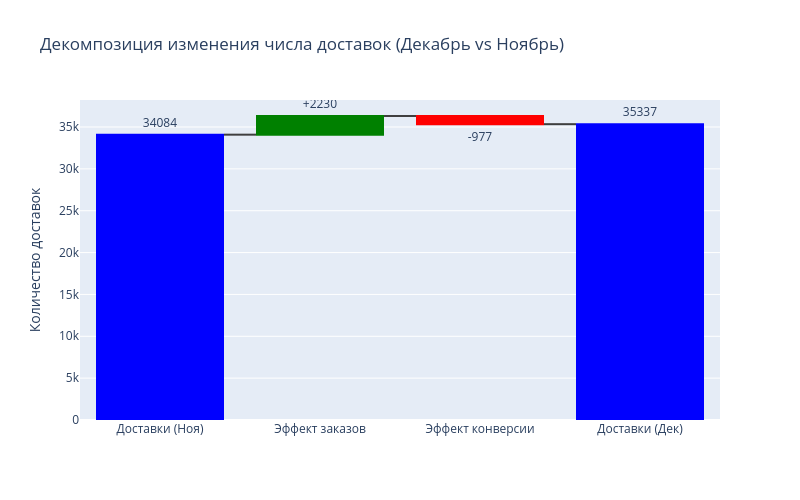

This figure's notebook cell:
### Markdown cell above
#### 8. Влияние на бизнес-результат — 3 балла
Примените один из методов декомпозиции из разобранных в первом семинаре, чтобы оценить вклад изменения конверсии и числа заказов в изменение числа доставок в декабре относительно ноября (MoM анализ).    

Постройте waterfall диаграмму.

Выпишите дни, которые внесли наибольший вклад в падение среднемесячной конверсии декабря относительно ноября. Пересекаются ли эти даты с датами повышенного числа осадков? Сделайте выводы.

### Code cell
# your code is here
fig = go.Figure(go.Waterfall(
    name="MoM",
    orientation="v",
    measure=["absolute", "relative", "relative", "total"],
    x=["Доставки (Ноя)", "Эффект заказов", "Эффект конверсии", "Доставки (Дек)"],
    textposition="outside",
    text=["34084", "+2230", "-977", "35337"],
    y=[nov['delivered_orders'], delta_orders * nov['conversion'], dec['total_orders'] * delta_conv, dec['delivered_orders']],
    connector={"line": {"color": "rgb(63, 63, 63)"}},
    increasing={"marker": {"color": "green"}},
    decreasing={"marker": {"color": "red"}},
    totals={"marker": {"color": "blue"}}
))
fig.update_layout(
    title="Декомпозиция изменения числа доставок (Декабрь vs Ноябрь)",
    showlegend=False,
    yaxis_title="Количество доставок",
    width=800,
    height=500
)
fig.show()

### Figure 1 — Plotly figure (JSON) as saved in the notebook; plotly's stock layout.template omitted (floating-point values rounded to 4 significant figures)
{"data": [{"connector": {"line": {"color": "rgb(63, 63, 63)"}}, "decreasing": {"marker": {"color": "red"}}, "increasing": {"marker": {"color": "green"}}, "measure": ["absolute", "relative", "relative", "total"], "name": "MoM", "orientation": "v", "text": ["34084", "+2230", "-977", "35337"], "textposition": "outside", "totals": {"marker": {"color": "blue"}}, "type": "waterfall", "x": ["Доставки (Ноя)", "Эффект заказов", "Эффект конверсии", "Доставки (Дек)"], "y": [34084, 2230.0, -977.5, 35337]}], "layout": {"height": 500, "showlegend": false, "title": {"text": "Декомпозиция изменения числа доставок (Декабрь vs Ноябрь)"}, "width": 800, "yaxis": {"title": {"text": "Количество доставок"}}}}
